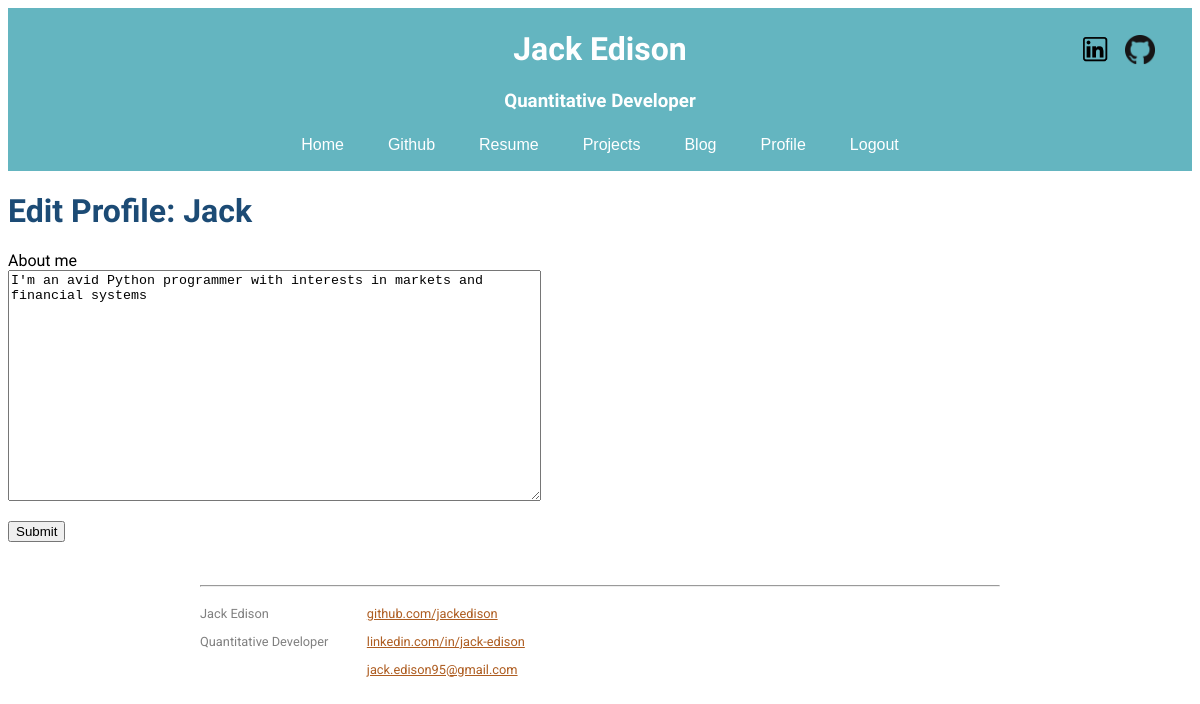
Screenshot of /edit_profile (signed in) with the database file from the repository.
### my_package/models.py (models this page shows, shortened)
class User(UserMixin, db.Model):
    id = db.Column(db.Integer, primary_key=True)
    username = db.Column(db.String(64), index=True, unique=True)
    email = db.Column(db.String(120), index=True, unique=True)
    password_hash = db.Column(db.String(120))
    about_me = db.Column(db.String(140))
    last_seen = db.Column(db.DateTime, default=datetime.utcnow)
    posts = db.relationship('Post', backref='author', lazy='dynamic')

### my_package/routes.py (the view)
@app.route('/edit_profile', methods=['GET', 'POST'])
@login_required
def edit_profile():
    user = User.query.filter_by(username=current_user.username).first_or_404()
    form = AboutMeForm()
    if form.validate_on_submit():  # If form is valid and submit
        current_user.about_me = form.about_me.data
        db.session.commit()
        flash('Your changes have been saved.')
    elif request.method == 'GET':  # If GET request for form then fill about_me
        form.about_me.data = current_user.about_me
    return render_template('edit_profile.html', user=user, form=form)

### my_package/forms.py
class AboutMeForm(FlaskForm):
    about_me = wtforms.TextAreaField('About me')
    submit = wtforms.SubmitField('Submit')

### my_package/models.py (called while the page is built)
@login.user_loader
def load_user(id):
    return User.query.get(int(id))

### my_package/routes.py (called while the page is built)
@app.before_request
def before_request():
    if current_user.is_authenticated:  # if user is logged in
        current_user.last_seen = datetime.utcnow()
        db.session.commit()

### my_package/templates/edit_profile.html (shortened to what this page needs)
{% extends "base.html" %}
{% block content %}
<h1>Edit Profile: {{ user.username }}</h1>
<form action="" method="post">
    <p>
        {{ form.about_me.label }}<br>
        {{ form.about_me(rows='15', cols='64', size=32 )}}<br>
    </p>
    <p>{{ form.submit() }}</p>
</form>
{% endblock %}

### my_package/static/css/main.css (style rules this page uses)
h1 { font-family: 'Open Sans', sans-serif; color: rgb(28, 75, 117); }
p, div { font-family: 'Roboto', sans-serif; }
body { background-color: rgb(255, 255, 255); }

### rows the page displays
User: username "Jack", about_me "I'm an avid Python programmer with interests in markets and financial systems"
